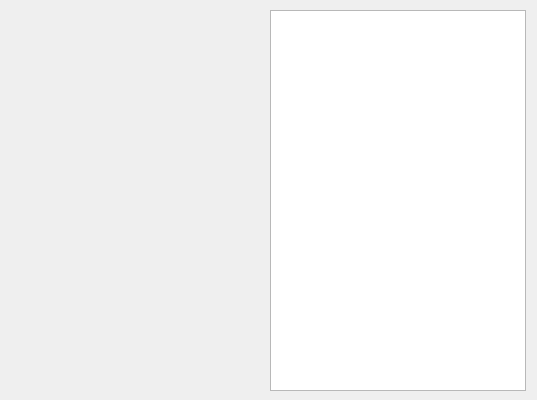
<?xml version="1.0" encoding="UTF-8"?>
<ui version="4.0">
 <class>choiceWindow</class>
 <widget class="QWidget" name="choiceWindow">
  <property name="geometry">
   <rect>
    <x>0</x>
    <y>0</y>
    <width>537</width>
    <height>400</height>
   </rect>
  </property>
  <property name="windowTitle">
   <string>创建选项</string>
  </property>
  <widget class="QListView" name="choiceList">
   <property name="geometry">
    <rect>
     <x>270</x>
     <y>10</y>
     <width>256</width>
     <height>381</height>
    </rect>
   </property>
  </widget>
 </widget>
 <resources/>
 <connections/>
</ui>
